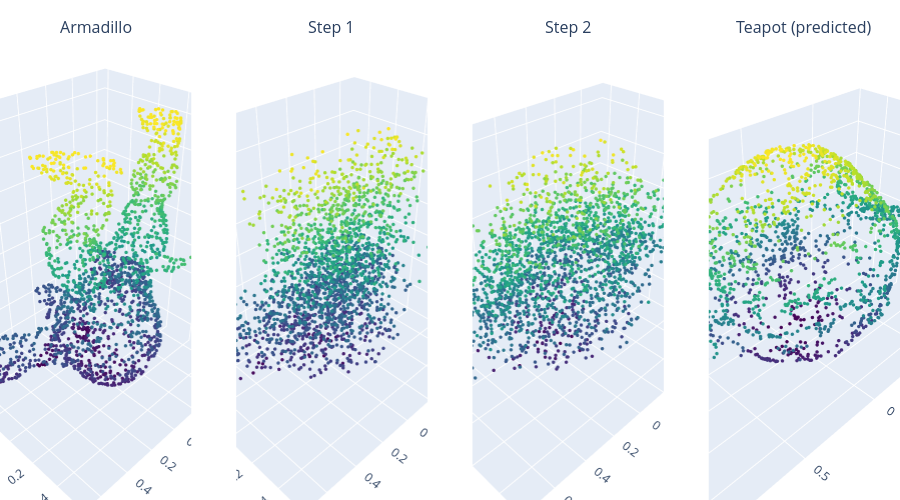

Write notebook code for a chart like this one.
### Code cell
print("=== Armadillo → Teapot ===")
ARMADILLO_PATH = Path("modele/armadillo_small.obj")
pred_armadillo = show_transition_from_npy(
    ARMADILLO_PATH,
    RESULTS_DIR / "pred_armadillo.npy",
    "Armadillo"
)

### Figure 1 — Plotly figure (JSON) as saved in the notebook; plotly's stock layout.template omitted (floating-point values rounded to 4 significant figures; data arrays with more than 128 entries replaced by an {"elided": "..."} marker saying what was removed)
{"data": [{"marker": {"color": {"elided": "2048 float values"}, "colorscale": [[0, "#440154"], [0.1111, "#482878"], [0.2222, "#3e4989"], [0.3333, "#31688e"], [0.4444, "#26828e"], [0.5556, "#1f9e89"], [0.6667, "#35b779"], [0.7778, "#6ece58"], [0.8889, "#b5de2b"], [1, "#fde725"]], "size": 2}, "mode": "markers", "scene": "scene", "showlegend": false, "type": "scatter3d", "x": {"elided": "2048 float values"}, "y": {"elided": "2048 float values"}, "z": {"elided": "2048 float values"}}, {"marker": {"color": {"elided": "2048 float values"}, "colorscale": [[0, "#440154"], [0.1111, "#482878"], [0.2222, "#3e4989"], [0.3333, "#31688e"], [0.4444, "#26828e"], [0.5556, "#1f9e89"], [0.6667, "#35b779"], [0.7778, "#6ece58"], [0.8889, "#b5de2b"], [1, "#fde725"]], "size": 2}, "mode": "markers", "scene": "scene2", "showlegend": false, "type": "scatter3d", "x": {"elided": "2048 float values"}, "y": {"elided": "2048 float values"}, "z": {"elided": "2048 float values"}}, {"marker": {"color": {"elided": "2048 float values"}, "colorscale": [[0, "#440154"], [0.1111, "#482878"], [0.2222, "#3e4989"], [0.3333, "#31688e"], [0.4444, "#26828e"], [0.5556, "#1f9e89"], [0.6667, "#35b779"], [0.7778, "#6ece58"], [0.8889, "#b5de2b"], [1, "#fde725"]], "size": 2}, "mode": "markers", "scene": "scene3", "showlegend": false, "type": "scatter3d", "x": {"elided": "2048 float values"}, "y": {"elided": "2048 float values"}, "z": {"elided": "2048 float values"}}, {"marker": {"color": {"elided": "2048 float values"}, "colorscale": [[0, "#440154"], [0.1111, "#482878"], [0.2222, "#3e4989"], [0.3333, "#31688e"], [0.4444, "#26828e"], [0.5556, "#1f9e89"], [0.6667, "#35b779"], [0.7778, "#6ece58"], [0.8889, "#b5de2b"], [1, "#fde725"]], "size": 2}, "mode": "markers", "scene": "scene4", "showlegend": false, "type": "scatter3d", "x": {"elided": "2048 float values"}, "y": {"elided": "2048 float values"}, "z": {"elided": "2048 float values"}}], "layout": {"annotations": [{"font": {"size": 16}, "showarrow": false, "text": "Armadillo", "x": 0.1062, "xanchor": "center", "xref": "paper", "y": 1, "yanchor": "bottom", "yref": "paper"}, {"font": {"size": 16}, "showarrow": false, "text": "Step 1", "x": 0.3688, "xanchor": "center", "xref": "paper", "y": 1, "yanchor": "bottom", "yref": "paper"}, {"font": {"size": 16}, "showarrow": false, "text": "Step 2", "x": 0.6313, "xanchor": "center", "xref": "paper", "y": 1, "yanchor": "bottom", "yref": "paper"}, {"font": {"size": 16}, "showarrow": false, "text": "Teapot (predicted)", "x": 0.8938, "xanchor": "center", "xref": "paper", "y": 1, "yanchor": "bottom", "yref": "paper"}], "height": 500, "margin": {"b": 0, "l": 0, "r": 0, "t": 40}, "scene": {"domain": {"x": [0, 0.2125], "y": [0, 1]}}, "scene2": {"domain": {"x": [0.2625, 0.475], "y": [0, 1]}}, "scene3": {"domain": {"x": [0.525, 0.7375], "y": [0, 1]}}, "scene4": {"domain": {"x": [0.7875, 1], "y": [0, 1]}}}}
